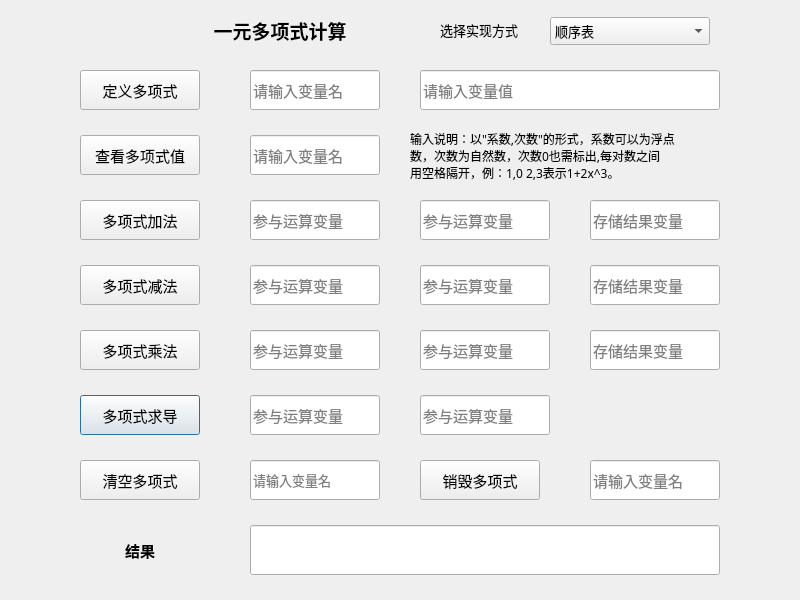
<?xml version="1.0" encoding="UTF-8"?>
<ui version="4.0">
 <class>Mypolyn</class>
 <widget class="QDialog" name="Mypolyn">
  <property name="geometry">
   <rect>
    <x>0</x>
    <y>0</y>
    <width>800</width>
    <height>600</height>
   </rect>
  </property>
  <property name="windowTitle">
   <string>Dialog</string>
  </property>
  <widget class="QLineEdit" name="SubEdit2">
   <property name="geometry">
    <rect>
     <x>420</x>
     <y>265</y>
     <width>130</width>
     <height>40</height>
    </rect>
   </property>
   <property name="font">
    <font>
     <pointsize>11</pointsize>
    </font>
   </property>
   <property name="placeholderText">
    <string>参与运算变量 </string>
   </property>
  </widget>
  <widget class="QLabel" name="label">
   <property name="geometry">
    <rect>
     <x>180</x>
     <y>10</y>
     <width>200</width>
     <height>40</height>
    </rect>
   </property>
   <property name="font">
    <font>
     <family>微软雅黑</family>
     <pointsize>14</pointsize>
     <weight>75</weight>
     <bold>true</bold>
    </font>
   </property>
   <property name="text">
    <string>一元多项式计算</string>
   </property>
   <property name="alignment">
    <set>Qt::AlignCenter</set>
   </property>
  </widget>
  <widget class="QLineEdit" name="MultiEdit2">
   <property name="geometry">
    <rect>
     <x>420</x>
     <y>330</y>
     <width>130</width>
     <height>40</height>
    </rect>
   </property>
   <property name="font">
    <font>
     <pointsize>11</pointsize>
    </font>
   </property>
   <property name="placeholderText">
    <string>参与运算变量 </string>
   </property>
  </widget>
  <widget class="QLineEdit" name="ClearEdit">
   <property name="geometry">
    <rect>
     <x>250</x>
     <y>460</y>
     <width>130</width>
     <height>40</height>
    </rect>
   </property>
   <property name="font">
    <font>
     <pointsize>10</pointsize>
    </font>
   </property>
   <property name="placeholderText">
    <string>请输入变量名 </string>
   </property>
  </widget>
  <widget class="QLineEdit" name="ResultEdit">
   <property name="geometry">
    <rect>
     <x>250</x>
     <y>525</y>
     <width>470</width>
     <height>50</height>
    </rect>
   </property>
   <property name="font">
    <font>
     <pointsize>11</pointsize>
    </font>
   </property>
  </widget>
  <widget class="QPushButton" name="DeriButton">
   <property name="geometry">
    <rect>
     <x>80</x>
     <y>395</y>
     <width>120</width>
     <height>40</height>
    </rect>
   </property>
   <property name="font">
    <font>
     <family>微软雅黑</family>
     <pointsize>11</pointsize>
    </font>
   </property>
   <property name="text">
    <string>多项式求导</string>
   </property>
  </widget>
  <widget class="QLineEdit" name="SubEdit1">
   <property name="geometry">
    <rect>
     <x>250</x>
     <y>265</y>
     <width>130</width>
     <height>40</height>
    </rect>
   </property>
   <property name="font">
    <font>
     <pointsize>11</pointsize>
    </font>
   </property>
   <property name="placeholderText">
    <string>参与运算变量 </string>
   </property>
  </widget>
  <widget class="QLineEdit" name="AddEdit3">
   <property name="geometry">
    <rect>
     <x>590</x>
     <y>200</y>
     <width>130</width>
     <height>40</height>
    </rect>
   </property>
   <property name="font">
    <font>
     <pointsize>11</pointsize>
    </font>
   </property>
   <property name="placeholderText">
    <string>存储结果变量</string>
   </property>
  </widget>
  <widget class="QPushButton" name="ClearButton">
   <property name="geometry">
    <rect>
     <x>80</x>
     <y>460</y>
     <width>120</width>
     <height>40</height>
    </rect>
   </property>
   <property name="font">
    <font>
     <family>微软雅黑</family>
     <pointsize>11</pointsize>
    </font>
   </property>
   <property name="text">
    <string>清空多项式</string>
   </property>
  </widget>
  <widget class="QPushButton" name="SubButton">
   <property name="geometry">
    <rect>
     <x>80</x>
     <y>265</y>
     <width>120</width>
     <height>40</height>
    </rect>
   </property>
   <property name="font">
    <font>
     <family>微软雅黑</family>
     <pointsize>11</pointsize>
    </font>
   </property>
   <property name="text">
    <string>多项式减法</string>
   </property>
  </widget>
  <widget class="QLineEdit" name="DestroyEdit">
   <property name="geometry">
    <rect>
     <x>590</x>
     <y>460</y>
     <width>130</width>
     <height>40</height>
    </rect>
   </property>
   <property name="font">
    <font>
     <pointsize>11</pointsize>
    </font>
   </property>
   <property name="placeholderText">
    <string>请输入变量名 </string>
   </property>
  </widget>
  <widget class="QLineEdit" name="InitEdit1">
   <property name="geometry">
    <rect>
     <x>250</x>
     <y>70</y>
     <width>130</width>
     <height>40</height>
    </rect>
   </property>
   <property name="font">
    <font>
     <pointsize>11</pointsize>
    </font>
   </property>
   <property name="inputMask">
    <string/>
   </property>
   <property name="text">
    <string/>
   </property>
   <property name="placeholderText">
    <string>请输入变量名</string>
   </property>
  </widget>
  <widget class="QLineEdit" name="MultiEdit1">
   <property name="geometry">
    <rect>
     <x>250</x>
     <y>330</y>
     <width>130</width>
     <height>40</height>
    </rect>
   </property>
   <property name="font">
    <font>
     <pointsize>11</pointsize>
    </font>
   </property>
   <property name="placeholderText">
    <string>参与运算变量 </string>
   </property>
  </widget>
  <widget class="QLineEdit" name="AddEdit1">
   <property name="geometry">
    <rect>
     <x>250</x>
     <y>200</y>
     <width>130</width>
     <height>40</height>
    </rect>
   </property>
   <property name="font">
    <font>
     <pointsize>11</pointsize>
    </font>
   </property>
   <property name="placeholderText">
    <string>参与运算变量</string>
   </property>
  </widget>
  <widget class="QLineEdit" name="SubEdit3">
   <property name="geometry">
    <rect>
     <x>590</x>
     <y>265</y>
     <width>130</width>
     <height>40</height>
    </rect>
   </property>
   <property name="font">
    <font>
     <pointsize>11</pointsize>
    </font>
   </property>
   <property name="placeholderText">
    <string>存储结果变量</string>
   </property>
  </widget>
  <widget class="QLineEdit" name="LookEdit">
   <property name="geometry">
    <rect>
     <x>250</x>
     <y>135</y>
     <width>130</width>
     <height>40</height>
    </rect>
   </property>
   <property name="font">
    <font>
     <pointsize>11</pointsize>
    </font>
   </property>
   <property name="placeholderText">
    <string>请输入变量名 </string>
   </property>
  </widget>
  <widget class="QPushButton" name="DestroyButton">
   <property name="geometry">
    <rect>
     <x>420</x>
     <y>460</y>
     <width>120</width>
     <height>40</height>
    </rect>
   </property>
   <property name="font">
    <font>
     <family>微软雅黑</family>
     <pointsize>11</pointsize>
    </font>
   </property>
   <property name="text">
    <string>销毁多项式</string>
   </property>
  </widget>
  <widget class="QLineEdit" name="InitEdit2">
   <property name="geometry">
    <rect>
     <x>420</x>
     <y>70</y>
     <width>300</width>
     <height>40</height>
    </rect>
   </property>
   <property name="font">
    <font>
     <pointsize>11</pointsize>
    </font>
   </property>
   <property name="placeholderText">
    <string>请输入变量值</string>
   </property>
  </widget>
  <widget class="QLabel" name="label_2">
   <property name="geometry">
    <rect>
     <x>80</x>
     <y>525</y>
     <width>120</width>
     <height>50</height>
    </rect>
   </property>
   <property name="font">
    <font>
     <family>微软雅黑</family>
     <pointsize>11</pointsize>
     <weight>75</weight>
     <bold>true</bold>
    </font>
   </property>
   <property name="text">
    <string>结果</string>
   </property>
   <property name="alignment">
    <set>Qt::AlignCenter</set>
   </property>
  </widget>
  <widget class="QPushButton" name="AddButton">
   <property name="geometry">
    <rect>
     <x>80</x>
     <y>200</y>
     <width>120</width>
     <height>40</height>
    </rect>
   </property>
   <property name="font">
    <font>
     <family>微软雅黑</family>
     <pointsize>11</pointsize>
    </font>
   </property>
   <property name="text">
    <string>多项式加法</string>
   </property>
  </widget>
  <widget class="QLineEdit" name="AddEdit2">
   <property name="geometry">
    <rect>
     <x>420</x>
     <y>200</y>
     <width>130</width>
     <height>40</height>
    </rect>
   </property>
   <property name="font">
    <font>
     <pointsize>11</pointsize>
    </font>
   </property>
   <property name="placeholderText">
    <string>参与运算变量</string>
   </property>
  </widget>
  <widget class="QPushButton" name="InitButton">
   <property name="geometry">
    <rect>
     <x>80</x>
     <y>70</y>
     <width>120</width>
     <height>40</height>
    </rect>
   </property>
   <property name="font">
    <font>
     <family>微软雅黑</family>
     <pointsize>11</pointsize>
    </font>
   </property>
   <property name="text">
    <string>定义多项式</string>
   </property>
  </widget>
  <widget class="QPushButton" name="LookButton">
   <property name="geometry">
    <rect>
     <x>80</x>
     <y>135</y>
     <width>120</width>
     <height>40</height>
    </rect>
   </property>
   <property name="font">
    <font>
     <family>微软雅黑</family>
     <pointsize>11</pointsize>
    </font>
   </property>
   <property name="text">
    <string>查看多项式值</string>
   </property>
  </widget>
  <widget class="QLineEdit" name="DeriEdit1">
   <property name="geometry">
    <rect>
     <x>250</x>
     <y>395</y>
     <width>130</width>
     <height>40</height>
    </rect>
   </property>
   <property name="font">
    <font>
     <pointsize>11</pointsize>
    </font>
   </property>
   <property name="placeholderText">
    <string>参与运算变量 </string>
   </property>
  </widget>
  <widget class="QLineEdit" name="DeriEdit2">
   <property name="geometry">
    <rect>
     <x>420</x>
     <y>395</y>
     <width>130</width>
     <height>40</height>
    </rect>
   </property>
   <property name="font">
    <font>
     <pointsize>11</pointsize>
    </font>
   </property>
   <property name="placeholderText">
    <string>参与运算变量 </string>
   </property>
  </widget>
  <widget class="QPushButton" name="MultiButton">
   <property name="geometry">
    <rect>
     <x>80</x>
     <y>330</y>
     <width>120</width>
     <height>40</height>
    </rect>
   </property>
   <property name="font">
    <font>
     <family>微软雅黑</family>
     <pointsize>11</pointsize>
    </font>
   </property>
   <property name="text">
    <string>多项式乘法</string>
   </property>
  </widget>
  <widget class="QLabel" name="label_3">
   <property name="geometry">
    <rect>
     <x>440</x>
     <y>10</y>
     <width>110</width>
     <height>40</height>
    </rect>
   </property>
   <property name="font">
    <font>
     <family>微软雅黑</family>
     <pointsize>10</pointsize>
    </font>
   </property>
   <property name="text">
    <string>选择实现方式</string>
   </property>
  </widget>
  <widget class="QComboBox" name="comboBox">
   <property name="geometry">
    <rect>
     <x>550</x>
     <y>17</y>
     <width>160</width>
     <height>28</height>
    </rect>
   </property>
   <property name="font">
    <font>
     <pointsize>10</pointsize>
    </font>
   </property>
   <property name="editable">
    <bool>false</bool>
   </property>
   <property name="currentText">
    <string>顺序表</string>
   </property>
   <property name="currentIndex">
    <number>0</number>
   </property>
   <item>
    <property name="text">
     <string>顺序表</string>
    </property>
   </item>
   <item>
    <property name="text">
     <string>链表</string>
    </property>
   </item>
  </widget>
  <widget class="QLabel" name="label_4">
   <property name="geometry">
    <rect>
     <x>410</x>
     <y>120</y>
     <width>341</width>
     <height>71</height>
    </rect>
   </property>
   <property name="font">
    <font>
     <family>微软雅黑</family>
    </font>
   </property>
   <property name="text">
    <string>输入说明：以&quot;系数,次数&quot;的形式，系数可以为浮点
数，次数为自然数，次数0也需标出,每对数之间
用空格隔开，例：1,0 2,3表示1+2x^3。</string>
   </property>
   <property name="alignment">
    <set>Qt::AlignLeading|Qt::AlignLeft|Qt::AlignVCenter</set>
   </property>
  </widget>
  <widget class="QLineEdit" name="MultiEdit3">
   <property name="geometry">
    <rect>
     <x>590</x>
     <y>330</y>
     <width>130</width>
     <height>40</height>
    </rect>
   </property>
   <property name="font">
    <font>
     <pointsize>11</pointsize>
    </font>
   </property>
   <property name="placeholderText">
    <string>存储结果变量</string>
   </property>
  </widget>
 </widget>
 <resources/>
 <connections/>
</ui>
